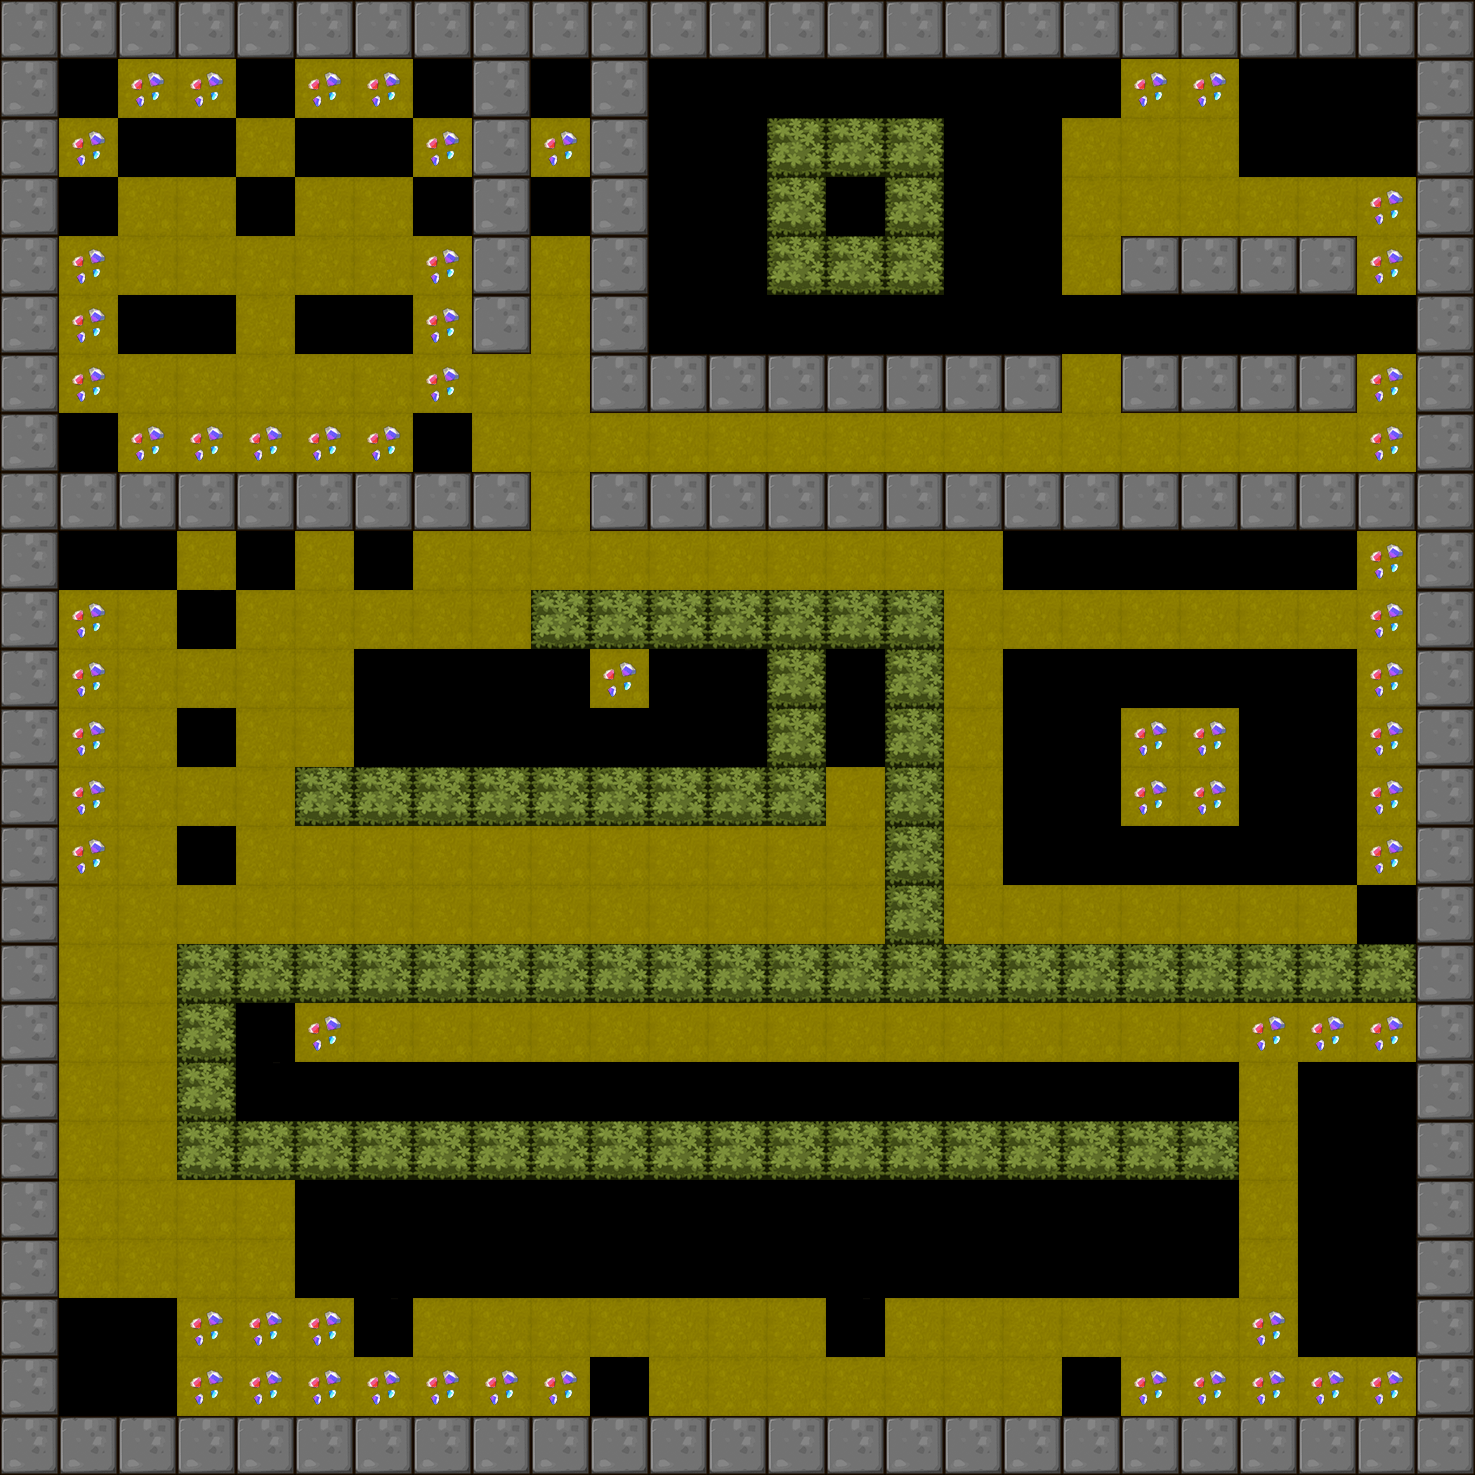

A level layout from a 2D game, rendered from its tile map. Below: a short description, then the map file with tile-grid data replaced by summaries:
An orthogonal 25x25 tile map with 59x59 px tiles, 1 tile layer (BackGround) and 8 objects (5x Hammer, 2x Shipper, Player).

<map version="1.0" orientation="orthogonal" renderorder="right-down" width="25" height="25" tilewidth="59" tileheight="59">
 <tileset firstgid="1" name="itemmap" tilewidth="59" tileheight="59">
  <image source="tileset2.png" trans="ff00ff" width="354" height="354" />
 </tileset>
 <layer name="BackGround" width="25" height="25">
  <data>[625 cells, 554 non-empty, 12 distinct tile ids]</data>
 </layer>
 <objectgroup name="RobotCharacter">
  <object name="Player" x="250.75" y="191.75" width="40" height="40" />
 </objectgroup>
 <objectgroup name="EnemyCharacter">
  <object name="Hammer" type="Hammer" x="483.612" y="721.983" width="40" height="40" />
  <object name="Hammer" type="Hammer" x="1250.92" y="659.07" width="40" height="40" />
  <object name="Hammer" type="Hammer" x="1011.53" y="652.645" width="40" height="40" />
  <object name="Shipper" type="Shipper" x="1005.41" y="189.945" width="40" height="40" />
  <object name="Shipper" type="Shipper" x="700.442" y="68.3978" width="40" height="40" />
  <object name="Hammer" type="Hammer" x="1308.18" y="1303.76" width="40" height="40" />
  <object name="Hammer" type="Hammer" x="1363.43" y="1073.92" width="40" height="40" />
 </objectgroup>
</map>
